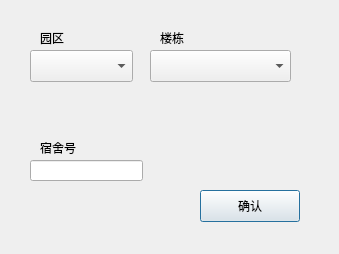
<?xml version="1.0" encoding="UTF-8"?>
<ui version="4.0">
 <class>distributeDialog</class>
 <widget class="QDialog" name="distributeDialog">
  <property name="geometry">
   <rect>
    <x>0</x>
    <y>0</y>
    <width>339</width>
    <height>254</height>
   </rect>
  </property>
  <property name="windowTitle">
   <string>distributeDialog</string>
  </property>
  <widget class="QComboBox" name="locCombo">
   <property name="geometry">
    <rect>
     <x>30</x>
     <y>50</y>
     <width>103</width>
     <height>32</height>
    </rect>
   </property>
   <item>
    <property name="text">
     <string/>
    </property>
   </item>
  </widget>
  <widget class="QLabel" name="locLabel">
   <property name="geometry">
    <rect>
     <x>40</x>
     <y>30</y>
     <width>58</width>
     <height>16</height>
    </rect>
   </property>
   <property name="text">
    <string>园区</string>
   </property>
  </widget>
  <widget class="QLabel" name="buildingLabel">
   <property name="geometry">
    <rect>
     <x>160</x>
     <y>30</y>
     <width>58</width>
     <height>16</height>
    </rect>
   </property>
   <property name="text">
    <string>楼栋</string>
   </property>
  </widget>
  <widget class="QComboBox" name="buildingCombo">
   <property name="geometry">
    <rect>
     <x>150</x>
     <y>50</y>
     <width>141</width>
     <height>32</height>
    </rect>
   </property>
   <item>
    <property name="text">
     <string/>
    </property>
   </item>
  </widget>
  <widget class="QLabel" name="dormLabel">
   <property name="geometry">
    <rect>
     <x>40</x>
     <y>140</y>
     <width>58</width>
     <height>16</height>
    </rect>
   </property>
   <property name="text">
    <string>宿舍号</string>
   </property>
  </widget>
  <widget class="QLineEdit" name="dormEdit">
   <property name="geometry">
    <rect>
     <x>30</x>
     <y>160</y>
     <width>113</width>
     <height>21</height>
    </rect>
   </property>
  </widget>
  <widget class="QPushButton" name="confirmButton">
   <property name="geometry">
    <rect>
     <x>200</x>
     <y>190</y>
     <width>100</width>
     <height>32</height>
    </rect>
   </property>
   <property name="text">
    <string>确认</string>
   </property>
  </widget>
 </widget>
 <resources/>
 <connections/>
</ui>
